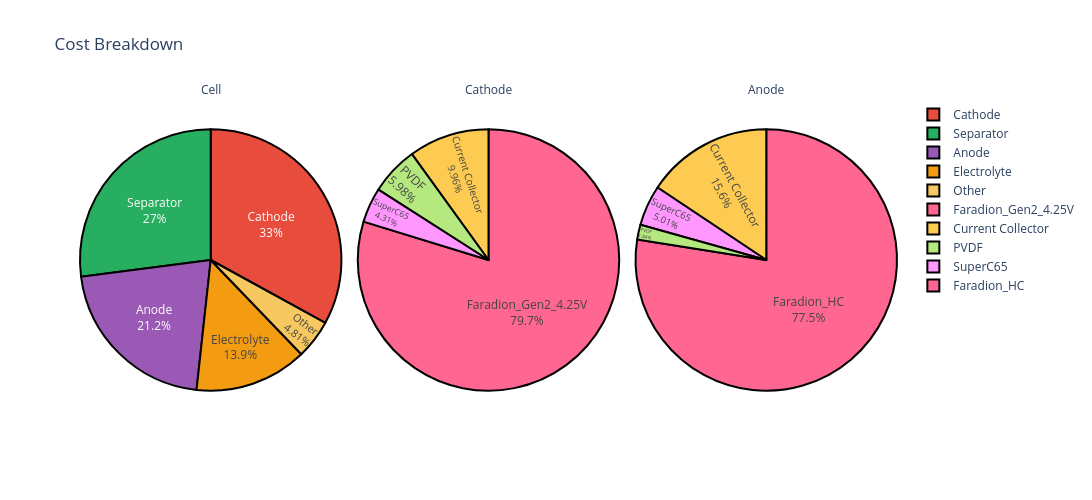

Notebook code for this chart:
### Code cell
figure = cell.get_cost_breakdown_plot(width=1200, height=500)
figure.show()

### Figure 1 — Plotly figure (JSON) as saved in the notebook; plotly's stock layout.template omitted (floating-point values rounded to 4 significant figures)
{"data": [{"customdata": [["Electrolyte"], ["Other"], ["Cathode"], ["Anode"], ["Separator"]], "domain": {"x": [0, 0.32], "y": [0, 1]}, "hovertemplate": "level=Cell<br>component=%{customdata[0]}<br>cost=%{value}<extra></extra>", "labels": ["Electrolyte", "Other", "Cathode", "Anode", "Separator"], "legendgroup": "", "marker": {"colors": ["#F39C12", "#F6C85F", "#E74C3C", "#9B59B6", "#27AE60"], "line": {"color": "#000000", "width": 2}}, "name": "", "showlegend": true, "textinfo": "percent+label", "textposition": "inside", "type": "pie", "values": [1.388, 0.48, 3.292, 2.117, 2.698]}, {"customdata": [["Faradion_Gen2_4.25V"], ["PVDF"], ["SuperC65"], ["Current Collector"]], "domain": {"x": [0.34, 0.66], "y": [0, 1]}, "hovertemplate": "level=Cathode<br>component=%{customdata[0]}<br>cost=%{value}<extra></extra>", "labels": ["Faradion_Gen2_4.25V", "PVDF", "SuperC65", "Current Collector"], "legendgroup": "", "marker": {"colors": ["#FF6692", "#B6E880", "#FF97FF", "#FECB52"], "line": {"color": "#000000", "width": 2}}, "name": "", "showlegend": true, "textinfo": "percent+label", "textposition": "inside", "type": "pie", "values": [2.626, 0.197, 0.142, 0.328]}, {"customdata": [["Faradion_HC"], ["PVDF"], ["SuperC65"], ["Current Collector"]], "domain": {"x": [0.68, 1.0], "y": [0, 1]}, "hovertemplate": "level=Anode<br>component=%{customdata[0]}<br>cost=%{value}<extra></extra>", "labels": ["Faradion_HC", "PVDF", "SuperC65", "Current Collector"], "legendgroup": "", "marker": {"colors": ["#FF6692", "#B6E880", "#FF97FF", "#FECB52"], "line": {"color": "#000000", "width": 2}}, "name": "", "showlegend": true, "textinfo": "percent+label", "textposition": "inside", "type": "pie", "values": [1.64, 0.039, 0.106, 0.331]}], "layout": {"annotations": [{"font": {}, "showarrow": false, "text": "Cell", "x": 0.16, "xanchor": "center", "xref": "paper", "y": 1, "yanchor": "bottom", "yref": "paper"}, {"font": {}, "showarrow": false, "text": "Cathode", "x": 0.5, "xanchor": "center", "xref": "paper", "y": 1, "yanchor": "bottom", "yref": "paper"}, {"font": {}, "showarrow": false, "text": "Anode", "x": 0.84, "xanchor": "center", "xref": "paper", "y": 1, "yanchor": "bottom", "yref": "paper"}], "height": 500, "legend": {"tracegroupgap": 0}, "title": {"text": "Cost Breakdown"}, "width": 1200}}
